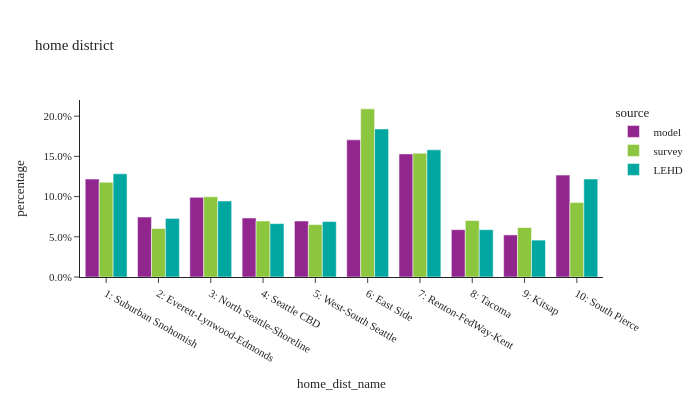

Notebook code cell kept with this figure:
### Code cell
df_plot = df_district_flows.groupby(['source','home_dist_name'], observed=True)['person_weight'].sum().\
    reset_index()
util.plot_share_barchart(df_plot, 'person_weight', 'home_dist_name', title="home district")

### Figure 1 — Plotly figure (JSON) as saved in the notebook; plotly's stock layout.template omitted (floating-point values rounded to 4 significant figures)
{"data": [{"alignmentgroup": "True", "customdata": [[236500.0, 1.0], [144800.0, 1.0], [192400.0, 1.0], [142500.0, 1.0], [135200.0, 1.0], [331200.0, 1.0], [297200.0, 1.0], [114300.0, 1.0], [101700.0, 1.0], [246100.0, 1.0]], "hovertemplate": "source=model<br>home_dist_name=%{x}<br>percentage=%{y}<br>weighted_sum=%{customdata[0]}<br>sample_size=%{customdata[1]}<extra></extra>", "legendgroup": "model", "marker": {"color": "#91268F", "pattern": {"shape": ""}}, "name": "model", "offsetgroup": "model", "orientation": "v", "showlegend": true, "textposition": "auto", "type": "bar", "x": ["1: Suburban Snohomish", "2: Everett-Lynwood-Edmonds", "3: North Seattle-Shoreline", "4: Seattle CBD", "5: West-South Seattle", "6: East Side", "7: Renton-FedWay-Kent", "8: Tacoma", "9: Kitsap", "10: South Pierce"], "xaxis": "x", "y": [0.1218, 0.07458, 0.09906, 0.07339, 0.06963, 0.1706, 0.1531, 0.05887, 0.05235, 0.1267], "yaxis": "y"}, {"alignmentgroup": "True", "customdata": [[206900.0, 1.0], [105900.0, 1.0], [175100.0, 1.0], [122300.0, 1.0], [114500.0, 1.0], [367200.0, 1.0], [270400.0, 1.0], [123100.0, 1.0], [108000.0, 1.0], [162500.0, 1.0]], "hovertemplate": "source=survey<br>home_dist_name=%{x}<br>percentage=%{y}<br>weighted_sum=%{customdata[0]}<br>sample_size=%{customdata[1]}<extra></extra>", "legendgroup": "survey", "marker": {"color": "#8CC63E", "pattern": {"shape": ""}}, "name": "survey", "offsetgroup": "survey", "orientation": "v", "showlegend": true, "textposition": "auto", "type": "bar", "x": ["1: Suburban Snohomish", "2: Everett-Lynwood-Edmonds", "3: North Seattle-Shoreline", "4: Seattle CBD", "5: West-South Seattle", "6: East Side", "7: Renton-FedWay-Kent", "8: Tacoma", "9: Kitsap", "10: South Pierce"], "xaxis": "x", "y": [0.1178, 0.06029, 0.09972, 0.06963, 0.0652, 0.2091, 0.154, 0.07013, 0.06152, 0.09254], "yaxis": "y"}, {"alignmentgroup": "True", "customdata": [[221600.0, 1.0], [125700.0, 1.0], [163100.0, 1.0], [114600.0, 1.0], [119000.0, 1.0], [317800.0, 1.0], [273000.0, 1.0], [101600.0, 1.0], [79220.0, 1.0], [210300.0, 1.0]], "hovertemplate": "source=LEHD<br>home_dist_name=%{x}<br>percentage=%{y}<br>weighted_sum=%{customdata[0]}<br>sample_size=%{customdata[1]}<extra></extra>", "legendgroup": "LEHD", "marker": {"color": "#00A7A0", "pattern": {"shape": ""}}, "name": "LEHD", "offsetgroup": "LEHD", "orientation": "v", "showlegend": true, "textposition": "auto", "type": "bar", "x": ["1: Suburban Snohomish", "2: Everett-Lynwood-Edmonds", "3: North Seattle-Shoreline", "4: Seattle CBD", "5: West-South Seattle", "6: East Side", "7: Renton-FedWay-Kent", "8: Tacoma", "9: Kitsap", "10: South Pierce"], "xaxis": "x", "y": [0.1284, 0.07284, 0.09451, 0.06641, 0.06897, 0.1841, 0.1581, 0.05888, 0.0459, 0.1219], "yaxis": "y"}], "layout": {"barmode": "group", "height": 400, "legend": {"title": {"text": "source"}, "tracegroupgap": 0}, "title": {"text": "home district"}, "width": 700, "xaxis": {"anchor": "y", "domain": [0.0, 1.0], "title": {"text": "home_dist_name"}}, "yaxis": {"anchor": "x", "domain": [0.0, 1.0], "tickformat": ".1%", "title": {"text": "percentage"}}}}
